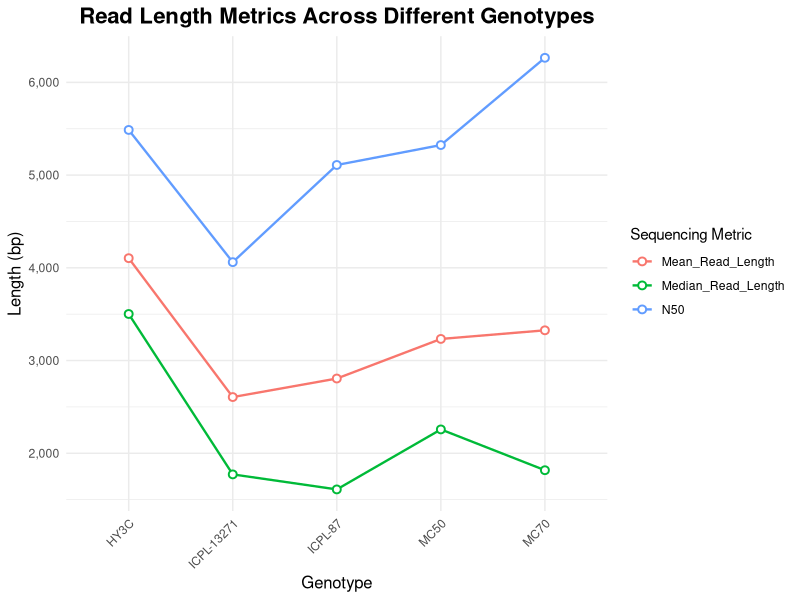

This figure's R source:
library(tidyr)
library(ggplot2)
data <- data.frame(
  Genotype = c("HY3C", "MC50", "MC70", "ICPL-13271", "ICPL-87"),
  Mean_Read_Length = c(4104, 3233, 3326, 2606, 2806),
  Median_Read_Length = c(3502, 2257, 1817, 1772, 1610),
  N50 = c(5487, 5324, 6265, 4061, 5109)
)
plot_data <- data %>%
  pivot_longer(
    cols = c(Mean_Read_Length, Median_Read_Length, N50), 
    names_to = "Metric",                               
    values_to = "Length_Value"                          
  )  

sequencing_plot <- ggplot(plot_data, 
                          aes(x = Genotype,       
                              y = Length_Value,   
                              group = Metric,     
                              color = Metric)) +  
  geom_line(linewidth = 0.8) +
  
  geom_point(size = 2, shape = 21, fill = "white", stroke = 1) +
  
  labs(
    title = "Read Length Metrics Across Different Genotypes",
    x = "Genotype",
    y = "Length (bp)",
    color = "Sequencing Metric"
  ) +
  
  theme_minimal() + 
  theme(
    plot.title = element_text(hjust = 0.5, face = "bold", size = 16),
    axis.title = element_text(size = 12),
    axis.text.x = element_text(angle = 45, hjust = 1) 
  ) +
  
    scale_y_continuous(breaks = seq(1000, 7000, by = 1000), 
                     labels = scales::comma) 

print(sequencing_plot)
  
